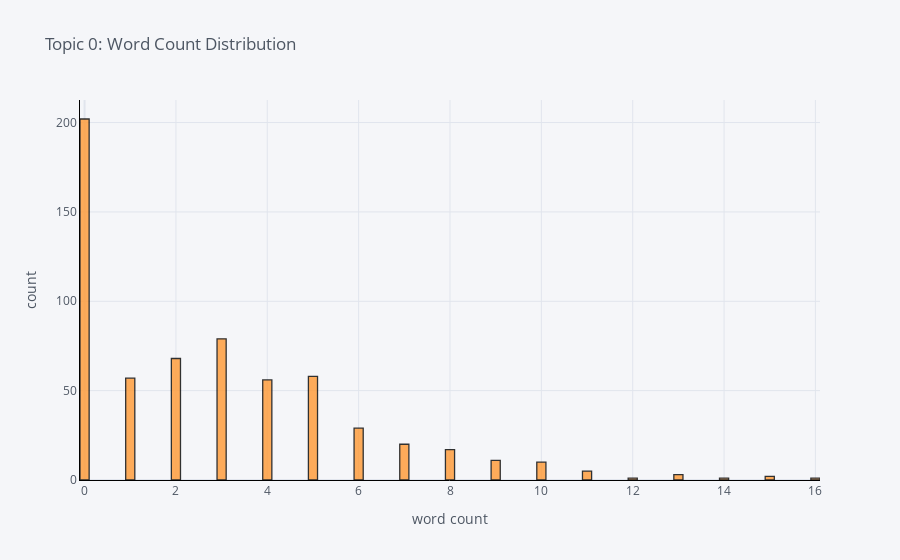

Write notebook code for a chart like this one.
### Code cell
plot_model(lda, plot = 'distribution')

### Figure 1 — Plotly figure (JSON) as saved in the notebook; plotly's stock layout.template omitted (floating-point values rounded to 4 significant figures; data arrays with more than 128 entries replaced by an {"elided": "..."} marker saying what was removed)
{"data": [{"histfunc": "count", "histnorm": "", "marker": {"color": "rgba(255, 153, 51, 1.0)", "line": {"color": "#000000", "width": 1.3}}, "name": "Review_amazon", "nbinsx": 100, "opacity": 0.8, "orientation": "v", "type": "histogram", "x": {"elided": "620 int values"}}], "layout": {"barmode": "overlay", "legend": {"bgcolor": "#F5F6F9", "font": {"color": "#4D5663"}}, "paper_bgcolor": "#F5F6F9", "plot_bgcolor": "#F5F6F9", "title": {"font": {"color": "#4D5663"}, "text": "Topic 0: Word Count Distribution"}, "xaxis": {"gridcolor": "#E1E5ED", "linecolor": "black", "showgrid": true, "tickfont": {"color": "#4D5663"}, "title": {"font": {"color": "#4D5663"}, "text": "word count"}, "zerolinecolor": "#E1E5ED"}, "yaxis": {"gridcolor": "#E1E5ED", "linecolor": "black", "showgrid": true, "tickfont": {"color": "#4D5663"}, "title": {"font": {"color": "#4D5663"}, "text": "count"}, "zerolinecolor": "#E1E5ED"}}}
